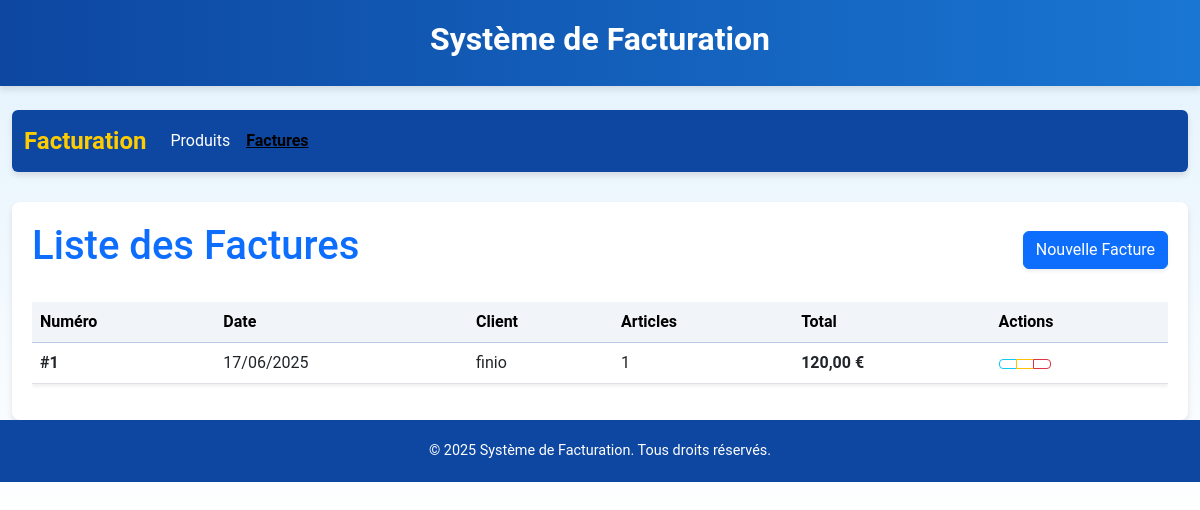
Page /factures/ on the earlier database version.
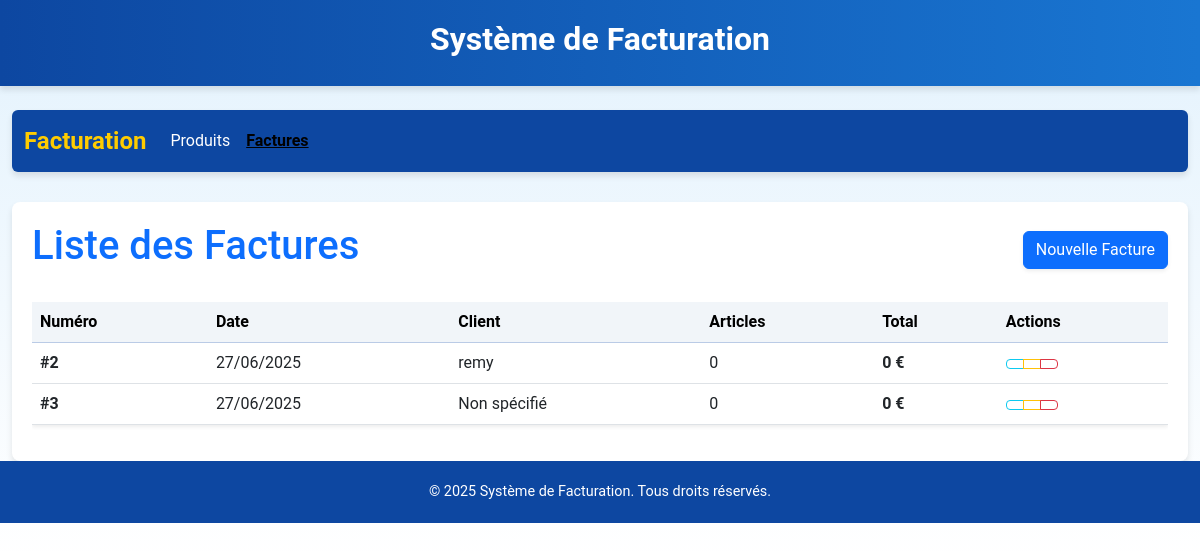
Same page on the later database version.
### gestion_factures/models.py (models this page shows, shortened)
class Facture(models.Model):
    date_creation = models.DateTimeField(default=timezone.now)
    client = models.CharField(max_length=100, blank=True)
    note = models.TextField(blank=True)
    def total(self):
        return sum(ligne.sous_total() for ligne in self.lignes.all())
    def nombre_produits(self):
        return sum(ligne.quantite for ligne in self.lignes.all())

class LigneFacture(models.Model):
    facture = models.ForeignKey(Facture, related_name='lignes', on_delete=models.CASCADE)
    produit = models.ForeignKey(Produit, on_delete=models.CASCADE)
    quantite = models.PositiveIntegerField(default=1)
    def sous_total(self):
        return self.produit.prix * self.quantite

class Produit(models.Model):
    nom = models.CharField(max_length=100)
    prix = models.DecimalField(max_digits=10, decimal_places=2)
    date_peremption = models.DateField(null=True, blank=True)  # Permettre des valeurs nulles

### gestion_factures/views.py (the view)
# urls.py: path('factures/', views.FactureListView.as_view(), name='facture-list'),
class FactureListView(ListView):
    model = Facture
    template_name = 'gestion_factures/facture_list.html'
    context_object_name = 'factures'
    paginate_by = 10

### templates/gestion_factures/facture_list.html (shortened to what this page needs)
{% extends 'base.html' %}
{% block content %}
<div class="d-flex justify-content-between align-items-center mb-4">
    <h1 class="text-primary">Liste des Factures</h1>
    <a href="{% url 'facture-create' %}" class="btn btn-primary shadow-sm">
         Nouvelle Facture
    </a>
</div>
<div class="table-responsive">
    <table class="table table-hover align-middle shadow-sm">
        <thead class="table-primary">
            <tr>
                <th>Numéro</th>
                <th>Date</th>
                <th>Client</th>
                <th>Articles</th>
                <th>Total</th>
                <th>Actions</th>
            </tr>
        </thead>
        <tbody>
            {% for facture in factures %}
            <tr>
                <td><strong>#{{ facture.id }}</strong></td>
                <td>{{ facture.date_creation|date:"d/m/Y" }}</td>
                <td>{{ facture.client|default:"Non spécifié" }}</td>
                <td>{{ facture.nombre_produits }}</td>
                <td><strong>{{ facture.total }} €</strong></td>
                <td>
                    <div class="btn-group" role="group">
                        <a href="{% url 'facture-detail' facture.id %}" class="btn btn-outline-info btn-sm">
                        </a>
                        <a href="{% url 'facture-update' facture.id %}" class="btn btn-outline-warning btn-sm">
                        </a>
                        <a href="{% url 'facture-delete' facture.id %}" class="btn btn-outline-danger btn-sm">
                        </a>
                    </div>
                </td>
            </tr>
            {% empty %}
            <tr>
                <td colspan="6" class="text-center text-muted">Aucune facture trouvée.</td>
            </tr>
            {% endfor %}
        </tbody>
    </table>
</div>
{% endblock %}

### templates/base.html (shortened to what this page needs)
<!DOCTYPE html>
<html lang="fr">
<head>
    <link href="https://cdn.jsdelivr.net/npm/bootstrap@5.3.0/dist/css/bootstrap.min.css" rel="stylesheet">
    {% load static %}
    <link rel="stylesheet" href="{% static 'css/style.css' %}">
</head>
<body>
    <header>
        <div class="container">
            <h1>Système de Facturation</h1>
        </div>
    </header>
    <div class="container mt-4">
        <nav class="navbar navbar-expand-lg rounded">
            <div class="container-fluid">
                <a class="navbar-brand" href="{% url 'home' %}">Facturation</a>
                <div class="collapse navbar-collapse" id="navbarNav">
                    <ul class="navbar-nav">
                        <li class="nav-item">
                            <a class="nav-link {% if 'produit' in request.path %}active{% endif %}" href="{% url 'produit-list' %}">Produits</a>
                        </li>
                        <li class="nav-item">
                            <a class="nav-link {% if 'facture' in request.path %}active{% endif %}" href="{% url 'facture-list' %}">Factures</a>
                        </li>
                    </ul>
                </div>
            </div>
        </nav>
        <main class="mt-4">
            {% block content %}{% endblock %}
        </main>
    </div>
    <footer class="text-center">
        <div class="container">
            <p>&copy; 2025 Système de Facturation. Tous droits réservés.</p>
        </div>
    </footer>
</body>
</html>

### static/css/style.css (style rules this page uses)
body { background-color: #f8f9fa; padding-bottom: 40px; }
.container { max-width: 1200px; }
.table th { background-color: #f1f5f9; }
.btn { color: #fff !important; }
.navbar { margin-bottom: 30px; }

### templates/base.html (style rules this page uses)
body { background: linear-gradient(to bottom, #e3f2fd, #ffffff); color: #333; font-family: 'Roboto', sans-serif; }
.navbar { background-color: #0d47a1; box-shadow: 0 4px 6px rgba(0, 0, 0, 0.1); }
.navbar .nav-link { color: #fff; transition: color 0.3s; }
.navbar .nav-link.active { font-weight: bold; text-decoration: underline; }
.navbar .navbar-brand { color: #ffcc00; font-weight: bold; font-size: 1.5rem; }
footer { background-color: #0d47a1; color: #fff; padding: 20px 0; }
footer p { margin: 0; font-size: 0.9rem; }
header { background: linear-gradient(to right, #0d47a1, #1976d2); color: #fff; padding: 20px 0; text-align: center; box-shadow: 0 4px 6px rgba(0, 0, 0, 0.1); }
header h1 { font-size: 2rem; font-weight: bold; }
main { background: #ffffff; border-radius: 8px; box-shadow: 0 4px 6px rgba(0, 0, 0, 0.1); padding: 20px; }

Differences in the rows shown:
removed Facture: id "1", date_creation "17/06/2025", client "finio", nombre_produits "1", total "120,00"
added Facture: id "2", date_creation "27/06/2025", client "remy", nombre_produits "0", total "0"
added Facture: id "3", date_creation "27/06/2025", client "Non spécifié", nombre_produits "0", total "0"
